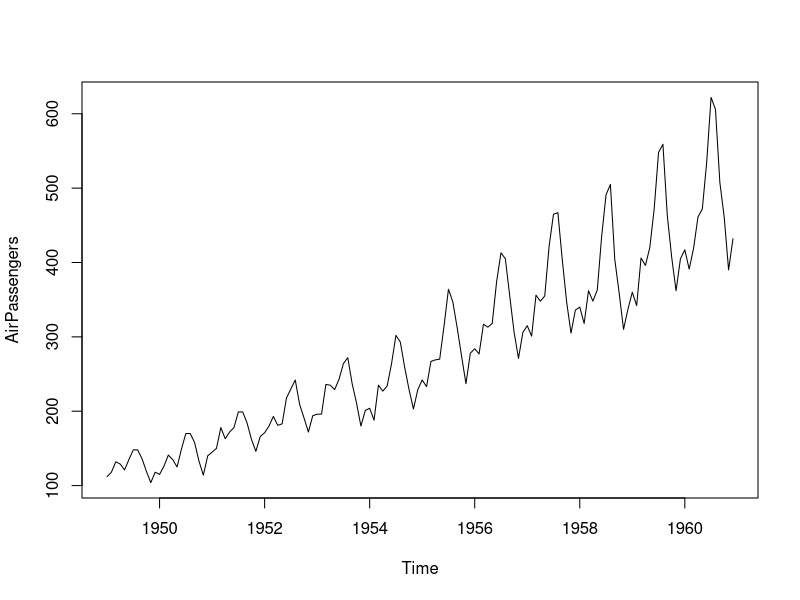
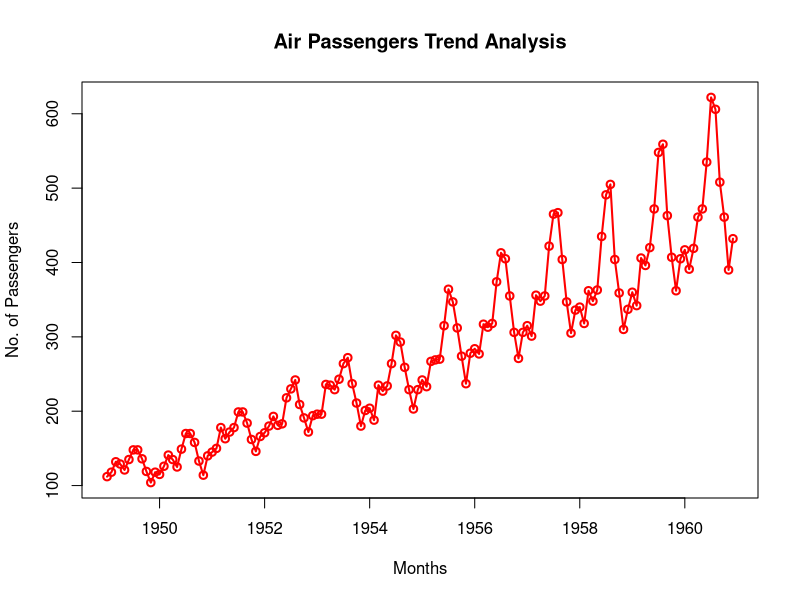
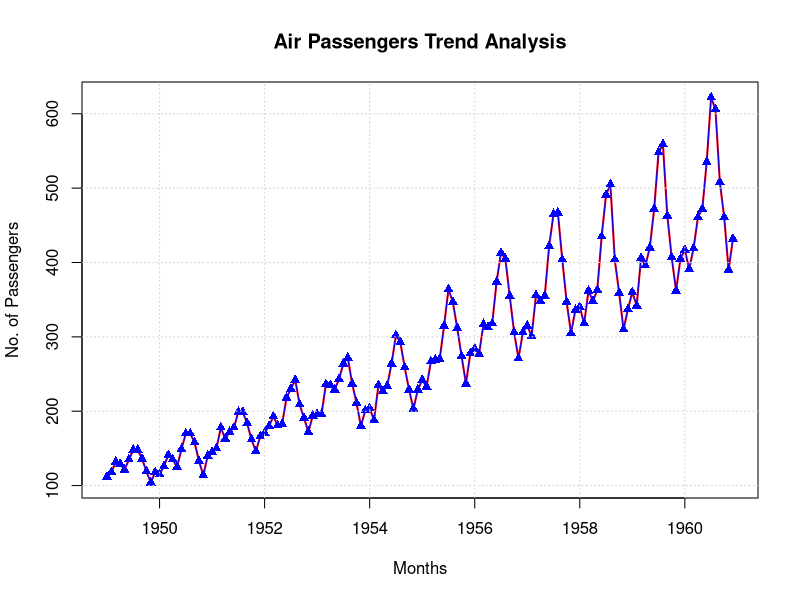
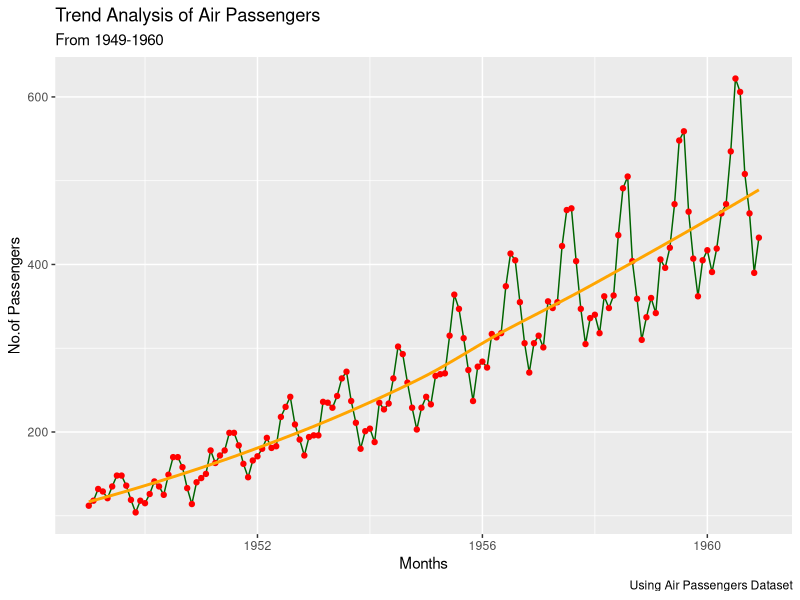

Write R code to recreate these figures, in order.
# load the Dataset
?AirPassengers

# Verify the Dataset
class(AirPassengers)
View(AirPassengers)

# Convert the Dataset to dataframe
ap_df <- data.frame(
  year = time(AirPassengers),
  passengers = as.numeric(AirPassengers)
)

ap_df_months <- data.frame(
  year = floor(time(AirPassengers)),
  month = cycle(time(AirPassengers)),
  passengwes = as.numeric(AirPassengers)
)

ap_df_months
#Basic Plot
plot(AirPassengers)

#Plot with Title,Axis labels and color
plot(AirPassengers,
     type = 'o',
     lwd = 2,
     main="Air Passengers Trend Analysis",
     xlab = "Months",
     ylab = "No. of Passengers",
     col = "red"
     )
# Changing the line width
plot(AirPassengers,
     lwd = 2,
     main="Air Passengers Trend Analysis",
     xlab = "Months",
     ylab = "No. of Passengers",
     col = "red"
)
points(AirPassengers,
       type = 'o',
       pch=17,
       col = "blue")
grid()
##### GGPLOT
library(ggplot2)
ggplot(
  ap_df,
  aes(x=year,y=passengers))+
  geom_line(color="darkgreen",linewidth = 0.5)+
labs(
  title = "Trend Analysis of Air Passengers",
  caption ="Using Air Passengers Dataset",
  subtitle = "From 1949-1960",
  x = "Months",
  y = "No.of Passengers"
)+
  geom_point(color="red")+
  geom_smooth(se=FALSE,color="orange")
  theme_minimal()
  
 